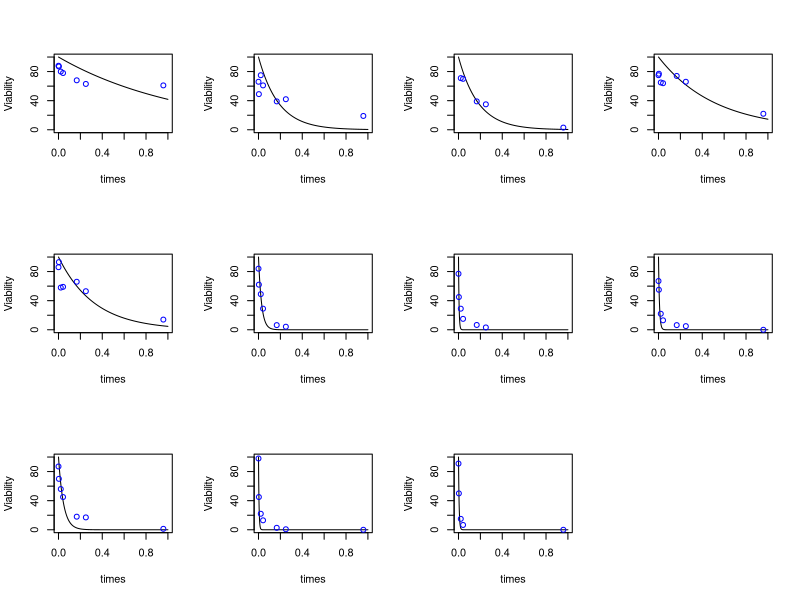
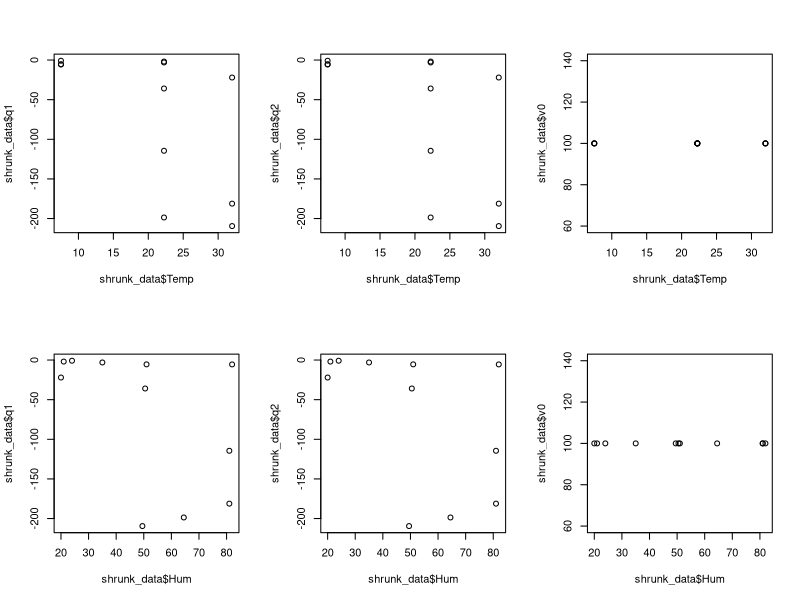
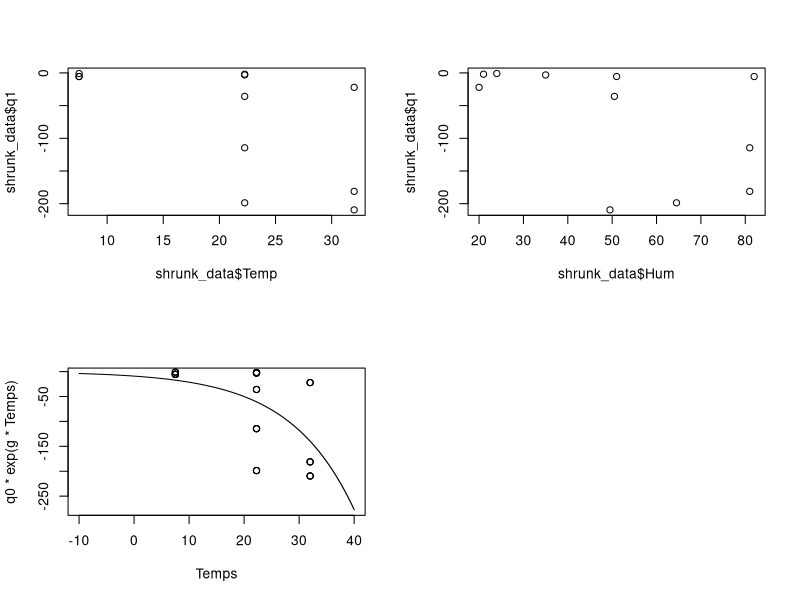
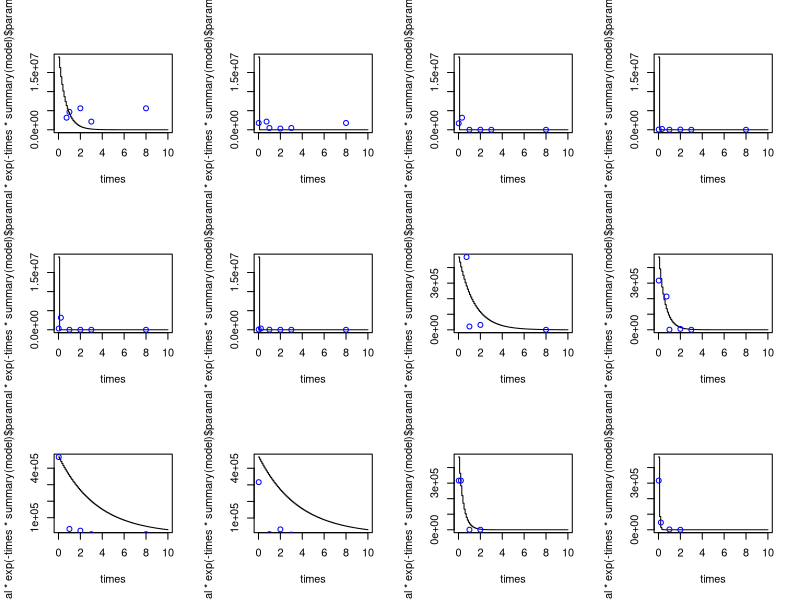
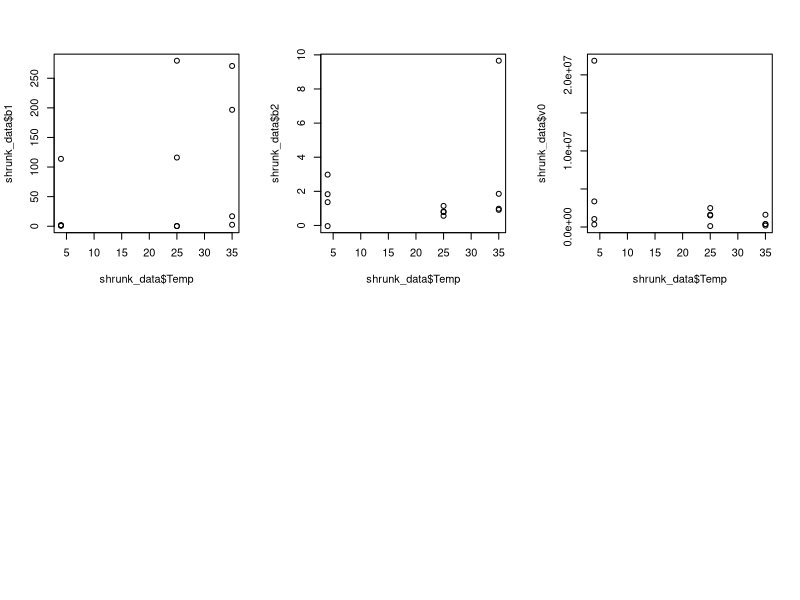
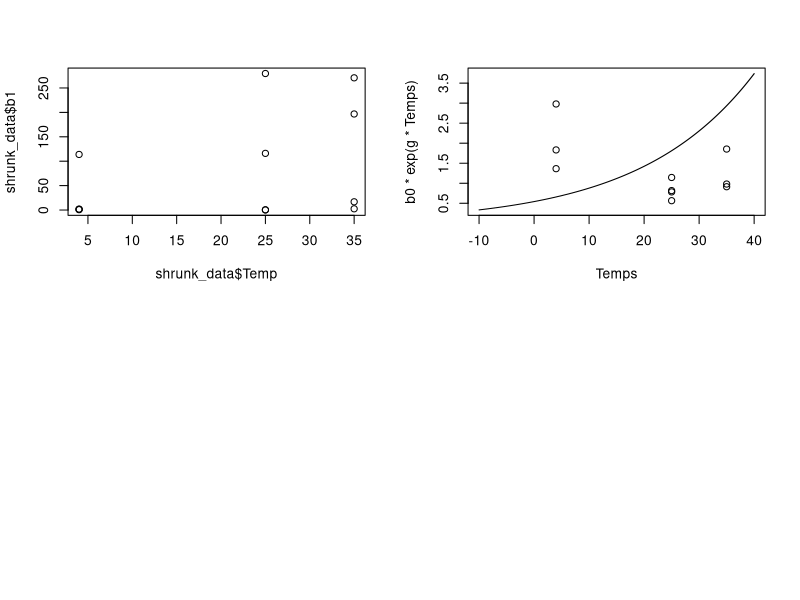

The R script that drew these images, in order:
#Harper







  data<-read.csv("../../Data/converted harper 1961.csv",header =F)
# in this dataset nil becomes 0, trace or n.d becomes NA,and the midpoint of the range is used
#where there is a range I have used the midpoint
data<-as.data.frame(data)


viability<-as.vector(as.matrix((data[4:10,])))
formatted_data<-as.data.frame(matrix(nrow=length(viability),ncol = 11))
formatted_data[,5]<-viability
formatted_data[,4]<-rep(c(1/60/60/24,1/12/24,1/2/24,1/24,4/24,6/24,23/24),length(viability)/7)
formatted_data[,6]<-rep(1:11,each=7)

formatted_data[,1]<-rep(as.vector(as.matrix((data[1,]))),each=7)
formatted_data[,2]<-rep(as.vector(as.matrix((data[2,]))),each=7)
formatted_data[,3]<-rep(as.vector(as.matrix((data[3,]))),each=7)
colnames(formatted_data)<-c("Temp","Hum","Rep","Time","Viability","Experiment","q1","v0","q2","aic1","aic2")



require("minpack.lm")

times<-seq(0,1,length.out = 10000)
par(mfrow=c(3,4))
for (i in (unique(formatted_data$Experiment))){
 data_subset<-formatted_data[which(formatted_data[,6]==i),]
 #this is model 2 
 model<-nlsLM(Viability~100*exp(q*Time),data=data_subset,start=list(q=-10))
 #plot(times,100*exp(times*summary(model)$parameters[1,1]),"s",ylim=c(0,100))
 #points(data_subset$Time,data_subset$Viability,col="blue",cex=1)
 formatted_data[which(formatted_data[,6]==i),11]<-AIC(model) 
 
 formatted_data[which(formatted_data[,6]==i),9]<-summary(model)$parameters[1,1]
 #this is model one
 model<-nlsLM(Viability~v0*exp(q*Time),data=data_subset,start=list(v0=100,q=-5),lower = c(v0=0  ,q=-300),upper = c(v0=100  ,q=000))
 #
 #without limits results look better? not sure which makes more biological sense
           
 formatted_data[which(formatted_data[,6]==i),7]<-summary(model)$parameters[2,1]
 formatted_data[which(formatted_data[,6]==i),8]<-summary(model)$parameters[1,1] 
 formatted_data[which(formatted_data[,6]==i),10]<-AIC(model)
 plot(times,summary(model)$parameters[1,1]*exp(times*summary(model)$parameters[2,1]),type="s",ylim=c(0,100),ylab="Viability")
 points(data_subset$Time,data_subset$Viability,col="blue",cex=1)
 }

seq(1,77,by=7)
shrunk_data<-formatted_data[seq(1,77,by=7),c(1,2,3,6,7,8,9,10,11)]


shrunk_data
#first model best for all but 1 eg so just use first model?
par(mfrow=c(2,3))
plot(shrunk_data$Temp,shrunk_data$q1)
plot(shrunk_data$Temp,shrunk_data$q2)
plot(shrunk_data$Temp,shrunk_data$v0)
plot(shrunk_data$Hum,shrunk_data$q1)
plot(shrunk_data$Hum,shrunk_data$q2)
plot(shrunk_data$Hum,shrunk_data$v0)



par(mfrow=c(2,2))
plot(shrunk_data$Temp,shrunk_data$q1)

plot(shrunk_data$Hum,shrunk_data$q1)


shrunk_data_repeats<-as.data.frame(matrix(NA,ncol=ncol(shrunk_data),nrow = sum(shrunk_data$Rep)))
colnames(shrunk_data_repeats)=colnames(shrunk_data)
index<-0
for (i in 1:nrow(shrunk_data)) {
 shrunk_data_repeats[(index+1):(index+shrunk_data$Rep[i]) , ] <-shrunk_data[i,]
 index<-index+shrunk_data$Rep[i]
}

Temps<-seq(-10,40,length.out = 1000)
Temp_Model<-nlsLM(q1~q0*exp(Temp*g),data=shrunk_data_repeats[,c(1,5)],start = list(g=0,q0=0))
g<-summary(Temp_Model)$coefficients[1,1]
q0<-summary(Temp_Model)$coefficients[2,1]
  
plot(Temps,q0*exp(g*Temps),"s")
points(shrunk_data_repeats$Temp,shrunk_data_repeats$q1)
shrunk_data_repeats

#result of all this is that equation for how b responds to temp is 
  #(b0 * exp (g * Temps))
q0
#0.572
g
#0.164
  
# or if apply limits
#b0=9.079
#g=0.085  

#dublineau
#watch glass ; suypplementary
data<-read.csv("../../Data/dublineaub.csv",header =T)
#if <1.67 have replaced with then NA
data<-as.data.frame(data)


viability<-as.vector(as.matrix((data[,4:9])))
formatted_data<-as.data.frame(matrix(nrow=length(viability),ncol = 11))
formatted_data[,5]<-viability
formatted_data[,4]<-rep(c(0.5/24,0,1,2,3,8),length(viability)/6)
formatted_data[,6]<-rep(1:12,each=6)

formatted_data[,1]<-rep(as.vector(as.matrix((data[,1]))),each=6)
formatted_data[,2]<-rep(as.vector(as.matrix((data[,2]))),each=6)
formatted_data[,3]<-rep(as.vector(as.matrix((data[,3]))),each=6)
colnames(formatted_data)<-c("strain","Temp","dtheoretical","Time","tcid","Experiment","b1","v0","b2","aic1","aic2")


for (i in 1:nrow(formatted_data)){
  
  if (formatted_data[i,4]==0){
    
    if (formatted_data[i,2]==4){
      formatted_data[i,4]<-((17+(40/60))/24)
    }
    if (formatted_data[i,2]==25){
      formatted_data[i,4]<-((7+(45/60))/24)
    }
    if (formatted_data[i,2]==35){
      formatted_data[i,4]<-((5+(15/60))/24)
    }
  }
}

formatted_data$tcid<-10^(formatted_data$tcid)
formatted_data$dtheoretical<-10^(formatted_data$dtheoretical)

 require("minpack.lm")

times<-seq(0,10,length.out = 100)
par(mfrow=c(3,4))
for (i in (unique(formatted_data$Experiment))){
  data_subset<-formatted_data[which(formatted_data[,6]==i),]
  theoretical<-data_subset[1,3]
  model<-nlsLM(tcid~theoretical*exp(-b*Time),data=data_subset,start=list(b=00))
  plot(times,theoretical*exp(-times*summary(model)$parameters[1,1]),"s")
  points(data_subset$Time,data_subset$tcid,col="blue",cex=1)
  formatted_data[which(formatted_data[,6]==i),10]<-AIC(model) 
  
  formatted_data[which(formatted_data[,6]==i),7]<-summary(model)$parameters[1,1]
  
  model<-nlsLM(tcid~t0*exp(-b*Time),data=data_subset,start=list(t0=theoretical,b=0))
  #,lower=c(0,0),upper = c(100,1000)) 
  #without limits results look better? not sure which makes more biological sense
  
  formatted_data[which(formatted_data[,6]==i),9]<-summary(model)$parameters[2,1]
  formatted_data[which(formatted_data[,6]==i),8]<-summary(model)$parameters[1,1] 
  formatted_data[which(formatted_data[,6]==i),11]<-AIC(model)
  #plot(times,summary(model)$parameters[1,1]*exp(-times*summary(model)$parameters[2,1]),"s")
  #points(data_subset$Time,data_subset$tcid,col="blue",cex=1)
}

seq(1,77,by=7)
shrunk_data<-formatted_data[seq(1,72,by=6),c(1,2,3,4,6,7,8,9,10,11)]

shrunk_data
#first modeformatted_datal best for all but 1 eg so just use first model?
par(mfrow=c(2,3))
plot(shrunk_data$Temp,shrunk_data$b1)
plot(shrunk_data$Temp,shrunk_data$b2)
plot(shrunk_data$Temp,shrunk_data$v0)


par(mfrow=c(2,2))
plot(shrunk_data$Temp,shrunk_data$b1)

#wrong?


Temps<-seq(-10,40,length.out = 1000)
g<-summary(nlsLM(b2~b0*exp(Temp*g),data=shrunk_data[,c(2,8)],start = list(g=0,b0=0)))$coefficients[1,1]
b0<-summary(nlsLM(b2~b0*exp(Temp*g),data=shrunk_data[,c(2,8)],start = list(g=0,b0=0)))$coefficients[2,1]

plot(Temps,b0*exp(g*Temps),"s")
points(shrunk_data$Temp,shrunk_data$b2)
